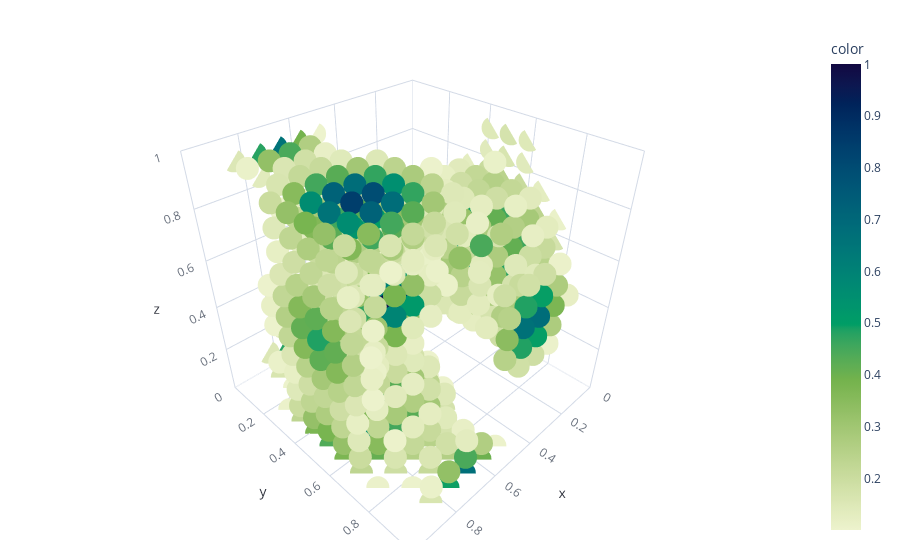

The notebook cell this image was saved under:
### Code cell
import functools as ft
from einops import rearrange, reduce

N_GRID = 24

grid_vals = jnp.linspace(0, 1, N_GRID + 1)[:-1]

xx, yy, zz = jnp.meshgrid(grid_vals, grid_vals, grid_vals)
xyz = rearrange(jnp.array([xx, yy, zz]), 'd n1 n2 n3 -> (n1 n2 n3) d')

cmap = rp.list_aquaria if is_dark else rp.list_cabana

def plot(dens, n_skip=2, thresh=0.1, cmap=cmap):
    bg_mask = abs(dens) > thresh
    skip_mask = jnp.all(jnp.round(xyz * N_GRID) % n_skip == 0, axis=1)
    mask = skip_mask & bg_mask
    return px.scatter_3d(
        x=xyz[mask, 0],
        y=xyz[mask, 1],
        z=xyz[mask, 2],
        color=dens[mask],
        # color=np.array(species[mask]).astype('str'),
        color_continuous_scale=cmap,
        range_x=[0, 1], range_y=[0, 1], range_z=[0, 1],
        opacity=1,
    )

plot(dens.reshape(-1))

### Figure 1 — Plotly figure (JSON) as saved in the notebook; plotly's stock layout.template omitted (floating-point values rounded to 4 significant figures; data arrays with more than 128 entries replaced by an {"elided": "..."} marker saying what was removed)
{"data": [{"hovertemplate": "x=%{x}<br>y=%{y}<br>z=%{z}<br>color=%{marker.color}<extra></extra>", "legendgroup": "", "marker": {"color": {"elided": "717 float values"}, "coloraxis": "coloraxis", "opacity": 1, "symbol": "circle"}, "mode": "markers", "name": "", "scene": "scene", "showlegend": false, "type": "scatter3d", "x": {"elided": "717 float values"}, "y": {"elided": "717 float values"}, "z": {"elided": "717 float values"}}], "layout": {"coloraxis": {"colorbar": {"title": {"text": "color"}}, "colorscale": {"elided": "256x2 mixed values"}}, "legend": {"tracegroupgap": 0}, "scene": {"domain": {"x": [0, 1], "y": [0, 1]}, "xaxis": {"range": [0, 1], "title": {"text": "x"}}, "yaxis": {"range": [0, 1], "title": {"text": "y"}}, "zaxis": {"range": [0, 1], "title": {"text": "z"}}}}}
